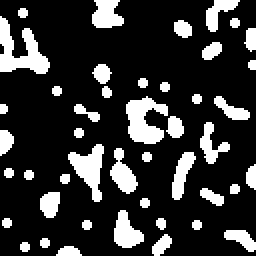
#> input picture skimage.data.binary_blobs(), 128 x 128 px (shown 2 times larger)
$ jupyter execute --allow-errors 03_physical_reaction_diffusion.ipynb   (shell and % lines are left out)
#> lines starting #> are read from the running program, lines starting #| are printed output that depends on the picture; after the words box and inside, x2 and y2 are one past the last pixel; in counts of white or black regions, pixels touching at a corner belong together
[](http://colab.research.google.com/github/yue-sun/generative-art/blob/main/03_wednesday/03_physical_reaction_diffusion.ipynb)

# Gray–Scott Model of Reaction–Diffusion Patterns

The Gray–Scott model of reaction–diffusion models two interacting components, $U$ and $V$ with concentrations $u$ and $v$ respectively, that both react and diffuse on a 2D grid. This simple model can simulate complex, dynamic, and mesmerizing spatial–temporal patterns like spots, stripes, and mitosis. In this notebook, we will build an interactive Python Gray–Scott simulator with varying patterns and color palettes.

## A little bit of math and physics

Before we start coding, let us delve into the formulation of the Gray–Scott model to see how reaction, diffusion, and other parameters impact the concentrations $u$ and $v$. As implied by the name, $U$ and $V$ react with each other and diffuse in space.

The reaction between the two components is given by:
$$
\begin{aligned}
U + 2V &\rightarrow 3V \\
V &\rightarrow P
\end{aligned}
$$
where $P$ represents an inert product that depletes the amount of $V$ present. The evolution of concentrations $u$ and $v$ with respect to (w.r.t.) time is given by the following system of partial differential equations (PDEs):

Let's break down the contributions to these equations.

### Reaction

According to the chemical reaction, one $U$ and two $V$ produce $3V$; as a result, the reaction _rate_ is proportional to $uv^2$. This reaction effectively converts $U$ into $V$: the increase in $v$ is equivalent to the decrease in $u$.

### Diffusion

$D_u$ and $D_v$ represent the diffusion constants of each component (assuming constants for simplicity), and $\nabla^2$ is the Laplace operator in 2D:
$$
\nabla^2=\frac{\partial^2}{\partial x^2}+\frac{\partial^2}{\partial y^2}
$$
Both $U$ and $V$ respond to the concentrations of their surroundings. Naturally, higher-concentration regions diffuse to lower regions. For example, when the concentration of $U$ is higher at a point than its surroundings, $\nabla^2u$ will be negative, and $u$ will decrease at that point.

### Replenishment

$U$ is replenished from the environment in proportion to $f(1-u)$, where $f$ is a constant known as the _feed rate_. This is the first key parameter we will tune to observe different patterns.

### Depletion

$V$ depletes by forming an inert product $P$. Without depletion, $v$ could increase without limit. This depletion proceeds at a rate proportional to $v$ and the sum $f+k$, where $k$ is a constant known as the _kill rate_. This is the second term we will tune to vary the pattern formation.

## A basic Gray–Scott simulator

Our goal in this session is to explore the variety of interesting visual patterns this simple yet rich interacting system can exhibit, which have analogs in biological pattern formation. For reference, the following websites offer excellent interactive views of the phase diagram spanned by the $f$ and $k$ parameters (and other neat features!):

- **[Reaction Diffusion Explorer Tool](https://www.karlsims.com/rdtool.html)** by [Karl Sims](https://www.karlsims.com/)
- **[Reaction-Diffusion by the Gray-Scott Model: Pearson's Parametrization](http://mrob.com/pub/comp/xmorphia/index.html)** by Robert Munafo

We will use numerical integration to simulate the Gray–Scott model, which can be broken down into about five steps:

0. Import libraries
1. Set physical and simulation parameters
2. Initialize two concentrations $u$ and $v$
3. Convert PDEs into systems of ordinary differential equations (ODEs)
4. Define a function for the right-hand side of ODEs
5. Use `solve_ivp` to numerically integrate the function w.r.t. time

We will start by importing the necessary libraries:

[cell 1]
import numpy as np
import matplotlib.pyplot as plt
import matplotlib.animation as animation
import time
import ipywidgets as widgets

from skimage.data import binary_blobs
from skimage.io import imread
from scipy.integrate import solve_ivp
from IPython.display import HTML, display

Below, we define two helper functions to format and make plots and animations.

[cell 2]
def plot_pattern(u, colormap='twilight'):
    ''' Plot the concentration as a colored image.
        Inputs:
            u - grid of concentrations of one component
            colormap - an optional specification for a colormap to use
        Outputs:
            fig, ax, im - handles to figure, axis, and image
    '''
    fig, ax = plt.subplots(1, 1, figsize=(6,6))
    im = ax.imshow(u, cmap=plt.get_cmap(colormap),
                   vmin=0.2, vmax=1.0,
                   interpolation='bicubic',
                   extent=[-1,1,-1,1], alpha=0.8)
    ax.tick_params(labelsize=14)
    ax.set_xlim(-1, 1)
    ax.set_ylim(-1, 1)
    ax.axis('off')
    ax.grid(False)
    fig.tight_layout()

    return fig, ax, im

def animate_pattern(out, colormap='twilight'):
    ''' Animate the concentration over time.
        Inputs:
            out - 3D array of frames
            colormap - an optional specification for a colormap to use
        Outputs:
            ani - handle to animation
    '''
    frames = out.shape[-1]
    fig, ax, im = plot_pattern(out[:,:,0], colormap);

    def animate(i):
        ''' Plot updates for animation.'''
        im.set_array(out[:,:,i])
        return im,

    ani = animation.FuncAnimation(fig, animate, frames=frames, interval=100, blit=True)
    plt.close(fig)
    return ani

We first initialize our reaction–diffusion system, which requires instantiating two $N\times N$ grids:
- one for the concentration $u$ of the first component
- the other for the concentration $v$ of the second component

We will use a built-in function `binary_blobs` to generate a binary image of random, blob-like structures. This image indicates the initial concentration values of the two components:
- where image is 1, set $u=0.5$ and $v=0.25$
- where image is 0, set $u=1$ and $v=0$

We also provide an optional argument to invert the background (where image is 0): instead of a $U$-dominant background, we have $V$-dominant instead. Some patterns can only be realized via this inverted type of initialization.

[cell 3]
def init_concentrations(N, inverse=False):
    ''' Initialize concentrations of a two-components system randomly.'''
#> called with N = 128, inverse = False
    mask = binary_blobs(N, blob_size_fraction=0.1, volume_fraction=0.2)
#> mask is the input picture: shape (128, 128) bool; 20% white; 45 white regions (2 under 20 px), largest, box (x1, y1, x2, y2) and area: (0, 8, 25, 37) 354, (63, 48, 84, 72) 310, (34, 72, 52, 101) 257
    if inverse:
        u = np.zeros((N, N)); u[mask] = 0.5
        v = np.ones((N, N));  v[mask] = 0.25
    else:
        u = np.ones((N, N));  u[mask] = 0.5
        v = np.zeros((N, N)); v[mask] = 0.25
    return u, v

Let us start with plotting an example of the initial state. Note that you can change the color palette used for plotting by changing the `colormap` argument in `plot_pattern` to the name of one of these [colormaps](https://matplotlib.org/stable/tutorials/colors/colormaps.html).

[cell 4]
# Initialize
N = 128
u, v = init_concentrations(N)

# Plot the u concentration
#> (the rest of this cell did not finish here and is left out)


Next, we need to define another helper function to discretize the Laplacian of each concentration. For example, $\nabla^2u$ is:
$$
\nabla^2u_{i,j} \approx \frac{-4u_{i,j}+u_{i+1,j}+u_{i-1,j}+u_{i,j+1}+u_{i,j-1}}{h^2}
$$
where $h$ is the lattice spacing. We'll use a square domain on $[-1,1]\times [-1,1]$ discretized into $N\times N$ grid points with periodic boundaries; thus our spacing is given by $h=2/N$.

You will notice that the sum of the coefficients of the discrete Laplacian is zero. This enforces mass conservation; since the Laplacian of the concentration is proportional to the rate of inflow or outflow from any point in space, the outflow from any given point must equal the sum of inflow contributions that point makes to any of its neighbors.

Since we will need to perform two Laplace operations at each integration step, one for each concentration, we define a general function for the Laplace operator that can be repurposed several times.

[cell 5]
def laplacian_2d(u, N):
    ''' Compute the Laplacian of concentration over a 2D grid.
        Inputs:
            u - an array of concentrations
            N - the system size in each dimension (2D)
        Outputs:
            lap - the Laplacian of concentration
    '''
    h = 2./N
    invh2 = 1./(h*h)
    lap = (-4*u + np.roll(u, 1, axis=0) \
                + np.roll(u, -1, axis=0) \
                + np.roll(u, 1, axis=1) \
                + np.roll(u, -1, axis=1)) * invh2
    return lap

Our original set of equations is a system of PDEs, but by discretizing the spatial dimensions on an $N\times N$ grid, we convert our system to a set of ODEs with time as the continuous integration variable. The Gray-Scott system of ODEs is defined in the function ```gray_scott``` below.

[cell 6]
def gray_scott(t, y, N, Du, Dv, f, k):
    ''' Spatially discretized PDE for the Gray–Scott reaction diffusion system.
        Inputs:
            t - the current time
            y - a flattened array of concentrations u and v
            N - the system size in each dimension
            Du, Dv - the diffusion constants
            f - the feed rate
            k - the kill rate
        Outputs:
            dy - a flattened array of first derivatives of u and v
    '''
    # Unpack concentrations of each component
    u = y[:N*N].reshape(N, N)
    v = y[N*N:].reshape(N, N)

    # Compute the Laplacians
    Lu = laplacian_2d(u, N)
    Lv = laplacian_2d(v, N)

    # Define the first derivatives of u and v w.r.t. time
    du = Du*Lu - u*v*v + f*(1.-u)
    dv = Dv*Lv + u*v*v - (f+k)*v

    # Concatenate two derivatives into one linear array
    dy = np.hstack([du.ravel(), dv.ravel()])
    return dy

Finally, the function `solve` integrates the ODEs using the function `solve_ivp` from the Python `scipy` library.

[cell 7]
def solve(func, ti, tf, nt, yi, args):
    ''' Integrates the Gray–Scott model.
        Inputs:
            func - the function to integrate
            ti, tf - start and end integration times
            nt - number of evenly spaced output time points in [ti, tf]
            yi - initial concentrations [u, v]
            args - tuples of model parameters (Du, Dv, a, b, c)
            rtol, atol - tolerance for tuning the accuracy of the solver
        Outputs:
            u - the current concentration of u at the end time
    '''
    u, v = yi                        # unpack initial concentrations
    N = len(u)                       # extract grid dimension
    t_eval = np.linspace(ti, tf, nt) # evaluation time points
    Du, Dv, f, k = args              # unpack extra arguments

    start_time = time.time()         # time the integration

    # Integrate the differential equation using finite differences
    sol = solve_ivp(lambda t, y: func(t, y, N, Du, Dv, f, k), t_span=[ti, tf],
                    y0=np.hstack([u.ravel(), v.ravel()]), t_eval=t_eval, method='RK23')
    u = sol.y[:N*N,:].reshape(N, N, len(t_eval))
    v = sol.y[N*N:,:].reshape(N, N, len(t_eval))

    # Print elapsed time
    print('elapsed time (s):', time.time() - start_time)

    return u

[cell 8]
# Set parameters
Du = 2e-5    # diffusion constant of u
Dv = 1e-5    # diffusion constant of v
f = 0.058    # feed rate
k = 0.065    # kill rate

ti = 0       # start time
tf = 6000    # end time
frames = 100 # number of output time points

# Solve and plot u concentration
out = solve(gray_scott, ti, tf, frames, [u, v], args=(Du, Dv, f, k))
#> (the rest of this cell did not finish here and is left out)


#> (a cell that did not finish here is left out)

#> the sliders are set to presets = spirals
HTML(ani.to_html5_video())

## Adding variations

Now that we have set up our integration routine, let us explore some varied patterns of the Gray–Scott model using an interactive widget! The following widget features some presets of the feed and kill rates as starting points. Reference values and type classifications can be found in [Pearson's Classification (Extended) of Gray–Scott System Parameter Values](http://mrob.com/pub/comp/xmorphia/pearson-classes.html).

#> (a cell that did not finish here is left out)

#> call 2 of init_concentrations, with N = 128, inverse = False
#> in init_concentrations (call 2), `mask = binary_blobs(N, blob_size_fraction=0.1, volume_fraction=0.2)`:
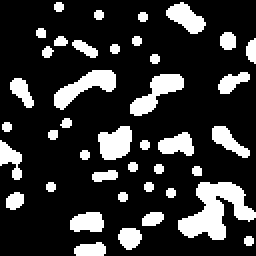
#> mask: shape (128, 128) bool (shown 2 times larger); 20% white; 41 white regions, largest, box (x1, y1, x2, y2) and area: (89, 91, 128, 120) 586, (27, 35, 58, 55) 271, (65, 37, 92, 58) 252

    # Solve
    ti, tf = 0, 6000
    frames = 100
    out = solve(gray_scott, ti, tf, frames, [u, v], args=(Du, Dv, f, k))

    # Create and display animation
    print('creating animation...')
    ani = animate_pattern(out, colormap='twilight')
#> the sliders are set to k = 0.057, inverse = True
    h.display(HTML(ani.to_html5_video()))

To more easily vary the model parameters, we add two sliders to change the feed and kill rates.

[cell 11]
feed_slider = widgets.FloatSlider(
    value=0.03, min=0.01, max=0.11, step=0.001,
    description='Feed rate:', readout_format='.3f',)
kill_slider = widgets.FloatSlider(
    value=0.057, min=0.04, max=0.07, step=0.001,
    description='Kill rate:', readout_format='.3f',)

#> (the rest of this cell did not finish here and is left out)

#> call 3 of init_concentrations, with N = 128, inverse = True
#> in init_concentrations (call 3), `mask = binary_blobs(N, blob_size_fraction=0.1, volume_fraction=0.2)`:
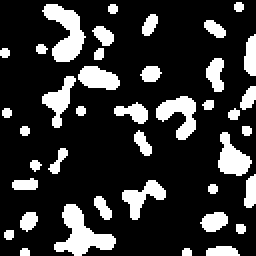
#> mask: shape (128, 128) bool (shown 2 times larger); 20% white; 40 white regions (2 under 20 px), largest, box (x1, y1, x2, y2) and area: (27, 102, 58, 128) 366, (21, 2, 43, 31) 328, (78, 48, 98, 70) 236

    # Solve
    Du, Dv = 2e-5, 1e-5
    ti, tf = 0, 6000
    frames = 100
    out = solve(gray_scott, ti, tf, frames, [u, v], args=(Du, Dv, f, k))

    # Create and display animation
    print('creating animation...')
    ani = animate_pattern(out, colormap='twilight')
    h.display(HTML(ani.to_html5_video()))

We can also seed the reaction with an image! A number of different silhouettes are provided in the GitHub repository.

[cell 12]
import cv2

# Convert a black and white image to a mask (resizing as necessary)
def init_seed_concentrations(N, image, inverse=False):
    ''' Initialize concentrations of a two-components system based on seed image.'''
    mask = imread('figs/seeds/'+image+'.png', as_gray=True)
    m, n = mask.shape
    scale = 128./min(m, n)
    width = int(n*scale)
    height = int(m*scale)
    dim = (width, height)
    mask = cv2.resize(mask, dim)
    m, n = mask.shape
    mask = mask[m//2-N//2:m//2+N//2, n//2-N//2:n//2+N//2]
    mask[mask > 0] = 1
    mask = np.logical_not(mask)

    # Initialize concentrations
    if inverse:
        u = np.zeros((N, N)); u[mask] = 0.5
        v = np.ones((N, N));  v[mask] = 0.25
    else:
        u = np.ones((N, N));  u[mask] = 0.5
        v = np.zeros((N, N)); v[mask] = 0.25
    return u, v

[cell 13]
# Run the cell if you are running the notebook on Google Colab
%cd generative-art/03_wednesday
# Print contents

[cell 14]
# Initialize u and v based on seed image
N = 128
#> (the rest of this cell did not finish here and is left out)

[cell 15]
# Set parameters
Du, Dv = 2e-5, 1e-5
#> Du = 2e-05; Dv = 1e-05
f, k = 0.0545, 0.062
ti, tf = 0, 6000
frames = 100

# Solve and plot u concentration
out = solve(gray_scott, ti, tf, frames, [u, v], args=(Du, Dv, f, k))
fig, ax, im = plot_pattern(out[:,:,-1], colormap='twilight');
